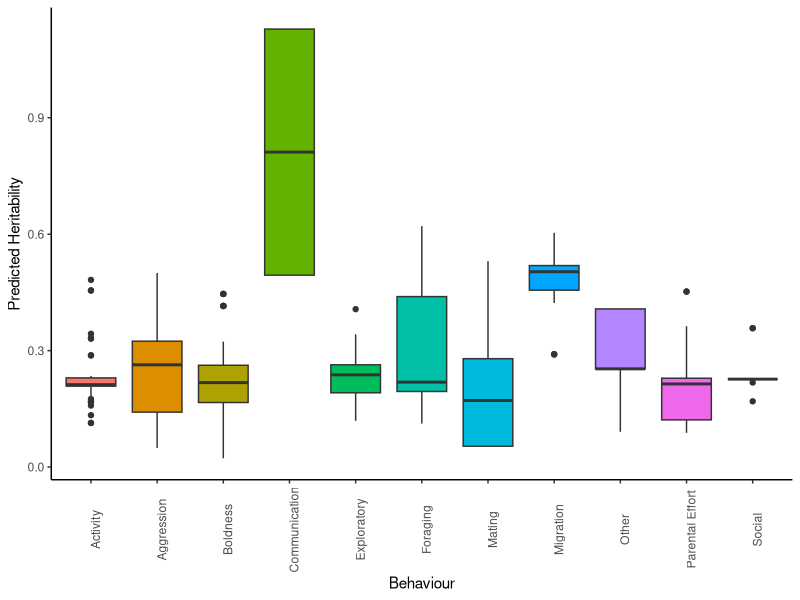

Recreate this plot in R.
data<-read.csv("Data/Compiled2.csv")

library(ape)
library(dplyr)
library(lme4)
library(phytools)
library(ggplot2)
library(effects)
library(lmtest)

data

head(data)
str(data)

Mod1<- lmer(Heritability ~ Vert + Thermy + D.W + L.F + Behavior + (1 | Study.ID), data = data) 
summary(Mod1)

#Code fits a mixed effects model with a fixed effect for each of the variables Vert, Thermy, D.W., L.F., and Behavior, and a random intercept for each Study.ID. 
#The response variable is Heritability. The lmer() function estimates the coefficients of the fixed and random effects, as well as the residual variance. 
#The summary() function provides the estimated coefficients and their standard errors, as well as the t-value and p-value for each coefficient. 
#Additionally, the summary includes information about the estimated variance components and the residual standard deviation.


Mod2<- lmer(Heritability~Behavior + (1 | Study.ID), data=data)

#Mod 2 tests the relationship between Heritability and Behavior while accounting for the clustering of the data by Study.ID

Mod3<- lmer(Zr~Behavior + (1 | Study.ID), data=data)
summary(Mod3)

#Model looking at the effect of different behavior on the transformed value of heritability. From the summary none are statistically signficant
#However "Social" Behavior had the lowest t-value (0.023)

Mod4<- lmer(Zr~Behavior + Phylum*Class + (1 | Study.ID), data=data)
summary(Mod4)

#Model looking at transformed heritability and behavior with phylum as a fixed effect and study ID as random effect.

#Study ID needs to be kept as a random effect because this was a meta analysis and different studies were used. 

Mod5<- lmer(Zr~Behavior + Class*Family + (1 | Study.ID), data=data)
summary(Mod5)

#Test fitted Model for (Near) Singularity - > variances of one or more linear combinations of effects are zero.

#More Models
Mod6 <-lmer(Zr ~ Behavior + Genus + (1 | Study.ID), data=data)
summary(Mod6)

Mod7 <- lmer(Zr~Behavior + (1 | Study.ID)+(1 | Family)+(1 | Genus)+(1 | Phylum)+(1 | Class)+(1 | Order), data=data)
summary(Mod7)

Mod8 <- lmer(Zr~Behavior +species.epithet +(1 | Study.ID)+(1 | Family)+(1 | Genus)+(1 | Phylum)+(1 | Class)+(1 | Order), data=data)
summary(Mod8)

Mod9 <-lmer(Zr ~ Behavior + Class + (1 | Study.ID), data=data)
summary(Mod9)

Mod10 <-lmer(Zr ~ Behavior + Order + (1 | Study.ID), data=data)
summary(Mod10)

Mod11 <-lmer(Zr ~ Behavior + species.epithet + (1 | Study.ID), data=data)
summary(Mod11)

#Comparing models using AIC criteria
AIC1=AIC(Mod1)
AIC2=AIC(Mod2)
AIC3=AIC(Mod3)
AIC4=AIC(Mod4)
AIC5=AIC(Mod5)
AIC6=AIC(Mod6)
AIC7=AIC(Mod7)
AIC8=AIC(Mod8)
AIC9=AIC(Mod9)
AIC10=AIC(Mod10)
AIC11=AIC(Mod11)

#Comparing likelihood ratios
LR<- anova(Mod1, Mod2, Mod3, Mod4, Mod5, Mod6, Mod7, Mod8, Mod9, Mod10, Mod11)

#Likelyhood ratio testing
LRT=lrtest(Mod1, Mod2, Mod3, Mod4, Mod5, Mod6, Mod7, Mod8, Mod9, Mod10, Mod11)

#Model 3 is the best model using these analyses

#Pedict heritibility using model 3 (best model)
data$Predicted <- predict(Mod3, data)

#Plot data
data$Behavior=as.factor(data$Behavior)
ggplot(data, aes(x=Behavior, y=Predicted, fill=Behavior)) +
  geom_boxplot(show.legend = FALSE) +
  theme_classic()+
  theme(axis.text.x = element_text(angle=90))+ylab("Predicted Heritability")+xlab("Behaviour")

#Save workspace
save.image(file = "Q2.RData")
